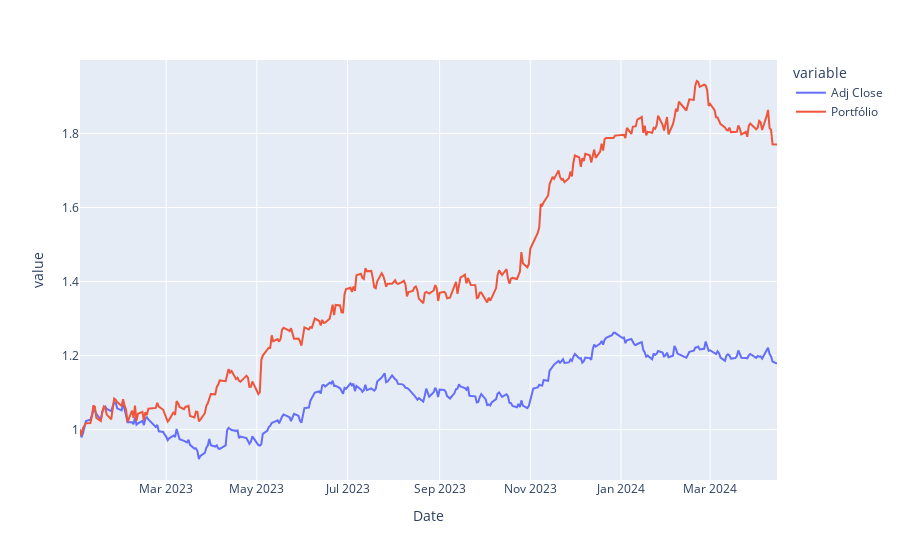

Notebook code for this chart:
### Code cell
base_teste = (1+teste_ibov).cumprod()
px.line(base_teste)

### Figure 1 — Plotly figure (JSON) as saved in the notebook; plotly's stock layout.template omitted (floating-point values rounded to 4 significant figures; data arrays with more than 128 entries replaced by an {"elided": "..."} marker saying what was removed)
{"data": [{"hovertemplate": "variable=Adj Close<br>Date=%{x}<br>value=%{y}<extra></extra>", "legendgroup": "Adj Close", "line": {"color": "#636efa", "dash": "solid"}, "marker": {"symbol": "circle"}, "mode": "lines", "name": "Adj Close", "orientation": "v", "showlegend": true, "type": "scatter", "x": {"elided": "320 str values"}, "xaxis": "x", "y": {"elided": "320 float values"}, "yaxis": "y"}, {"hovertemplate": "variable=Portfólio<br>Date=%{x}<br>value=%{y}<extra></extra>", "legendgroup": "Portfólio", "line": {"color": "#EF553B", "dash": "solid"}, "marker": {"symbol": "circle"}, "mode": "lines", "name": "Portfólio", "orientation": "v", "showlegend": true, "type": "scatter", "x": {"elided": "320 str values"}, "xaxis": "x", "y": {"elided": "320 float values"}, "yaxis": "y"}], "layout": {"legend": {"title": {"text": "variable"}, "tracegroupgap": 0}, "margin": {"t": 60}, "xaxis": {"anchor": "y", "domain": [0, 1], "title": {"text": "Date"}}, "yaxis": {"anchor": "x", "domain": [0, 1], "title": {"text": "value"}}}}
